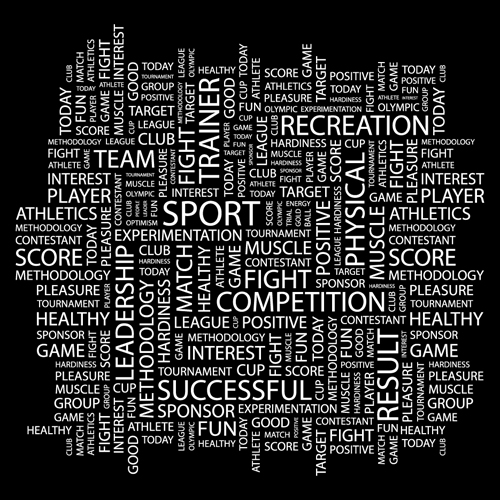
#> input picture TP2/image_test_2/text.jpg, 500 x 500 px, found by its file name
$ jupyter execute --allow-errors TP2.ipynb
#> lines starting #> are read from the running program, lines starting #| are printed output that depends on the picture
# AI Lab Parctical 2: Basic Image Transformation

## Introduction to Image Transformation

Let $r = f(x,y)$ denote the original intensity function of a digital image at spatial coordinates $(x, y)$, where each intensity value ranges between 0 and 225. In this section we will introduce the pixel transformation (point process) following the operator T which applied to $f(x, y)$ to generate a new image intensity $s = g(x, y)$ was expressed as:

$g(x, y) = T[f(x, y)]$ or $s = T[r]$

Let discuss several basic operators of transformation T or some technique should be applied to improve the quality of the original image.

## 1. Image Negatives

The negative of an image with intensity levels in the range $[0, 255]$ is obtained by using the negative transformation function shown:

$s = T[r] = 255-r$

This type of processing is used for example, in enhancing white or gray detail embedded in dark regions of an image, especially when the black areas are dominant in size.

**Question 1**: Create a variable named `im_1` to store the image `text_jpg` located in the folder `image_test_2` using the function `cv2.imread()`. Convert the original image to grayscale using the function `cv2.cvtColor()` to prepare it for processing.

[cell 1]
import cv2
import matplotlib.pyplot as plt

[cell 2]
im_1 = cv2.imread("/Users/somchannreaksmey/Documents/I4-AMS-B/Artificial-Intelligence/TP2/image_test_2/text.jpg")
#> im_1 is the input picture: shape (500, 500, 3); min 0, max 255, mean 41.2
im_1 = cv2.cvtColor(im_1, cv2.COLOR_BGR2GRAY)
#> im_1: shape (500, 500)

**Question 2:** Define a function named `im_negative()` in Python to perform the negative transformation operation. Use this function to generate a new image with inverted intensity values from `im_1`, and store the result in a variable named `im_1_neg`

[cell 3]
def im_negative(r):
    return 255 - r
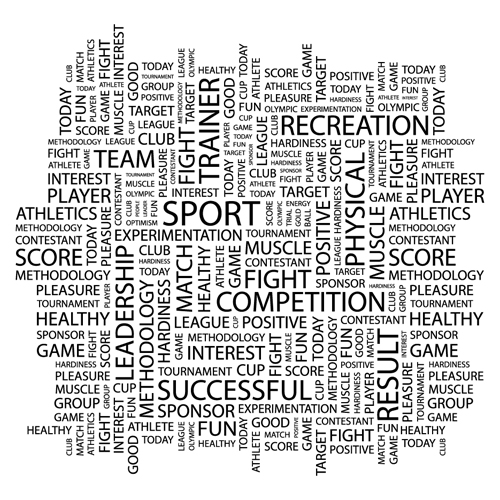
#> returned value: shape (500, 500); min 0, max 255, mean 213.8

im_1_neg = im_negative(im_1)

**Question 3:** Display both the original grayscale image and its negative-transformed image using a subplot layout of 1x2 (1 row and 2 columns). Label the subplots appropriately as `Original` and `Negative Transform`, as illustrated in the figure above.

[cell 4]
plt.figure(figsize=(12, 4))

plt.subplot(1, 2, 1)
plt.imshow(im_1, cmap='gray')
plt.title("Original")

plt.subplot(1, 2, 2)
plt.imshow(im_1_neg, cmap='gray')
plt.title('Negative Transformation')
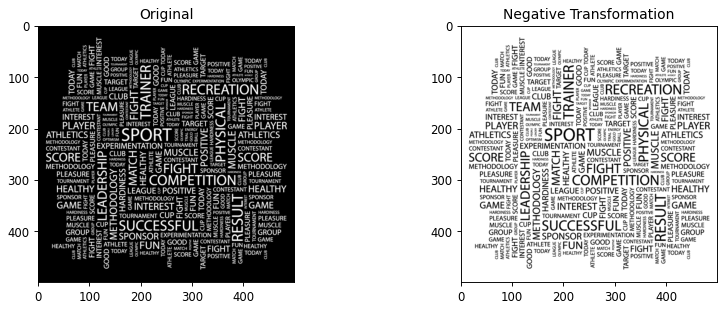
#> figure drawn by matplotlib, 2 panels

## 2. Log Transformations

The General form of the log transformation as express in the function:

$s = T[r] = c\log(1+r)$

We use a transformation of this type to expand the values of dark pixels in an image, while compressing the higher-level values. The objective aim to enhance the contrast of an image using the logarithmic transformation. To do so, consider the constant `c` and explore its effect by varying its value within the range $[0, +\infty)$. Use the image named `MRI.png`, located in the folder `image_test_2`, which represents a magnetic resonance image (MRI) of the human upper thoracic spine with a fracture dislocation.

Since certain regions of the image appear dark, apply the logarithmic intensity tranformation with different `c` values to observe the resulting contrast enhancement. After processing, record your observations and provide remarks on how the transformation affecrs the visual quality of the image.

[cell 5]
import numpy as np

[cell 6]
im_mri = cv2.imread("/Users/somchannreaksmey/Documents/I4-AMS-B/Artificial-Intelligence/TP2/image_test_2/MRI.png", cv2.IMREAD_GRAYSCALE)
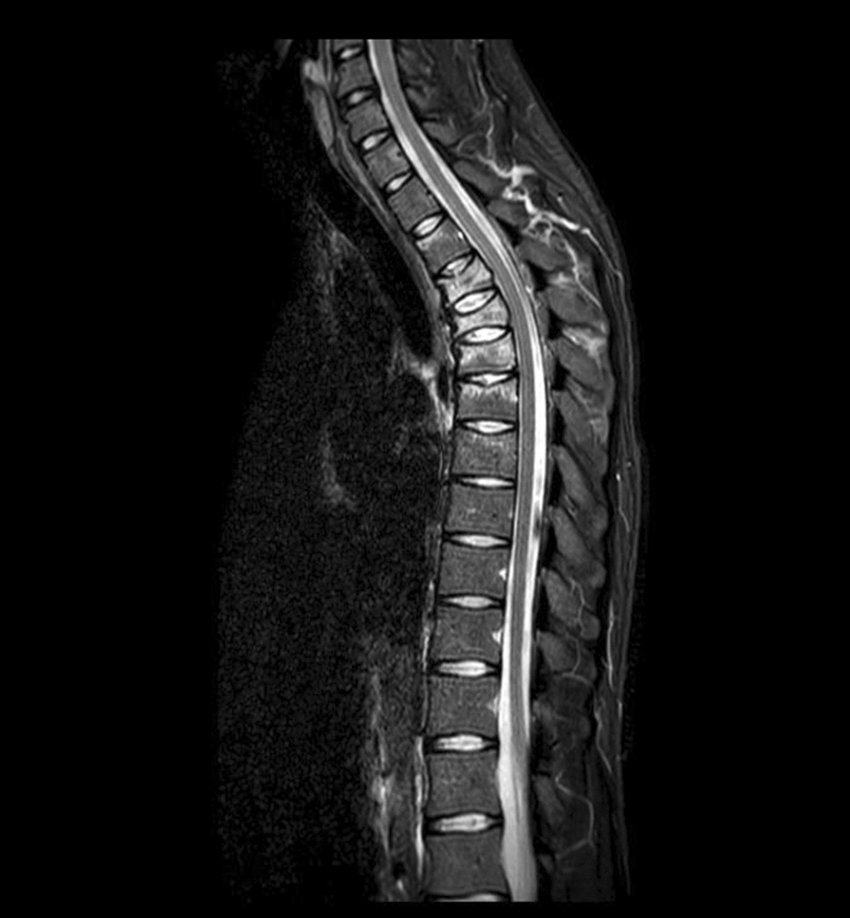
#> input picture TP2/image_test_2/MRI.png, 850 x 918 px, found by its file name
#> im_mri is the input picture: shape (918, 850); min 0, max 255, mean 21.4

[cell 7]
def log_transform(im, c):
#> called with c = 1
    im_float = im.astype(float)
    im_log = c * np.log1p(im_float)
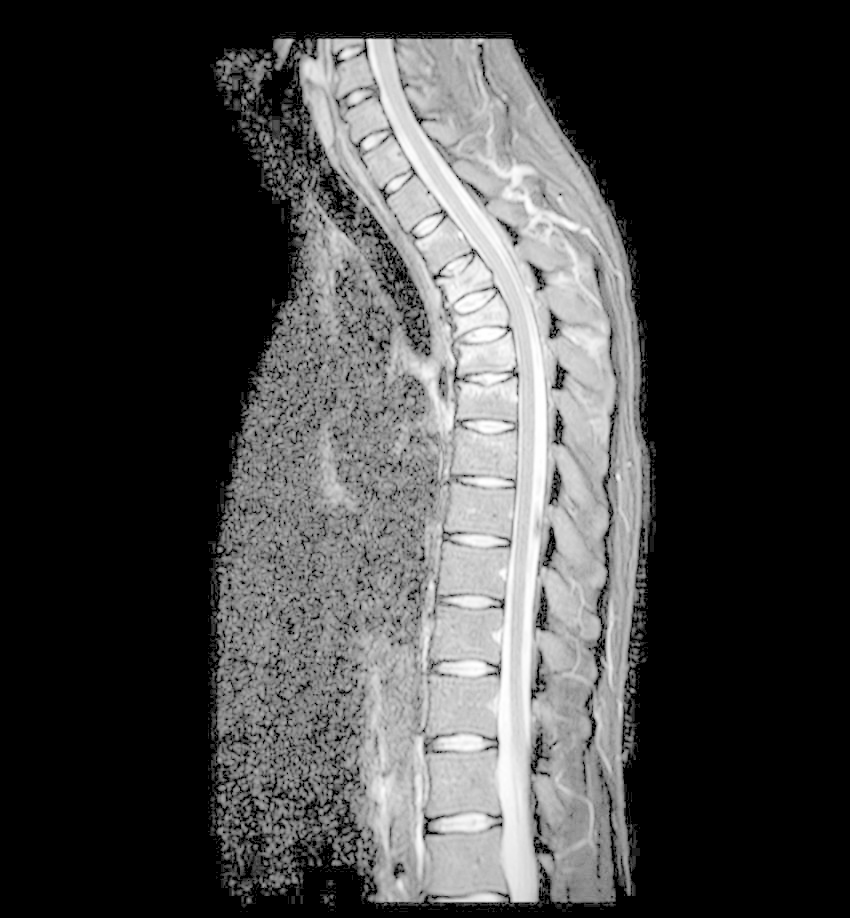
#> im_log: shape (918, 850) float64; min 0, max 5.55, mean 1.44; drawn with min black and max white

    im_log = np.uint8(255 * im_log/np.max(im_log))
    return im_log

[cell 8]
c = 1
im_mri_log = log_transform(im_mri, c)

[cell 9]
plt.figure(figsize=(12, 4))

plt.subplot(1, 2, 1)
plt.imshow(im_mri, cmap='gray')
plt.title("Original")

plt.subplot(1, 2, 2)
plt.imshow(im_mri_log, cmap='gray')
plt.title('Log Transformation')

## 3. Power-Law (Gamma) Transformations

Given that a gamma function or power-law transformation in form:

$s = T[r] = cr^\gamma$

This transformation is widely used in image enhancement to adjust the overall brightness and contrast of an image through the manipulation of intensity levels. The parameter 𝛾 (gamma) controls the degree of enhancement. In this section we will explore the different 𝛾 values given that:
* $\gamma<1$: Enhances brightness by expanding the intensity levels of dark pixels, making darker regions appear lighter.
* $\gamma=1$: Produces a linear transformation, meaning the output image is identical to the input (no change in contrast or brightness).
* $\gamma>1$: Enhances contrast in bright regions by compressing dark pixels and emphasizing brighter areas, making the image appear darker overall but with improved contrast in light regions.

Let working on analyze an aerial image, which refers to an image captured from an airborne platform such as an aircraft or drone. The image named `aerial.png`, is located in the folder `image_test_2`.

The aerial image exhibits certain visual characteristics, particularly low brightness and a slightly blurred appearance. The objective of this exercise is to apply the gamma transformation technique to enhance the image quality by adjusting its brightness and contrast levels. Through this experiment, we aim to observe how different gamma 𝛾 values influence the visual properties of the aerial image and to determine the optimal transformation for improved visibility and clarity.

[cell 10]
im_aerial = cv2.imread("/Users/somchannreaksmey/Documents/I4-AMS-B/Artificial-Intelligence/TP2/image_test_2/aerial.png", cv2.IMREAD_GRAYSCALE)
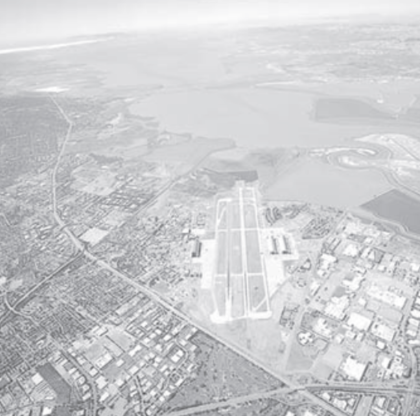
#> input picture TP2/image_test_2/aerial.png, 420 x 416 px, found by its file name
#> im_aerial: shape (416, 420); min 92, max 255, mean 204.8

[cell 11]
def gamma_transform(im, c, gamma):
#> called with c = 100, gamma = 5
    im_float = im.astype(float)/255
#> im_float: shape (416, 420) float64
    im_gamma = c * np.power(im_float, gamma)
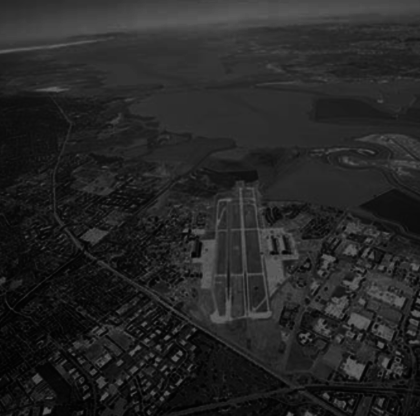
#> im_gamma: shape (416, 420) float64; min 0.611, max 100, mean 38
    im_gamma = np.uint8(255*im_gamma/np.max(im_gamma))
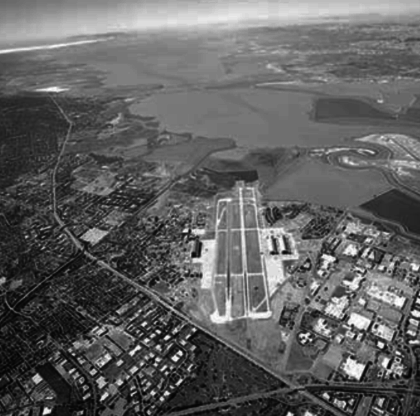
#> im_gamma: shape (416, 420); min 1, max 255, mean 96.5
    return im_gamma

[cell 12]
c = 100
gamma = 5

im_aerial_gamma = gamma_transform(im_aerial, c, gamma)

[cell 13]
plt.figure(figsize=(12, 4))

plt.subplot(1, 2, 1)
plt.imshow(im_aerial, cmap='gray')
plt.title("Original")

plt.subplot(1, 2, 2)
plt.imshow(im_aerial_gamma, cmap='gray')
plt.title('Gamma Transformation')

## 4. Histogram Processing

The histogram provides basic global measures that describe the overall appearance of an image. Consider four images from the folder `image_test_2` namely `low.png`, `high.png`, `light.png`, and `dark.png` which represent low-contrast, high-contrast, bright, and dark images, respectively.

**Question 1:** Image Distribution

(1.1) Load each image following name’s variable [`low`, `high`, `bright`, `dark`] with OpenCV packages then convert into grayscale with function `cv2.cvtColor()`.

[cell 14]
low = cv2.imread("/Users/somchannreaksmey/Documents/I4-AMS-B/Artificial-Intelligence/TP2/image_test_2/low.png")
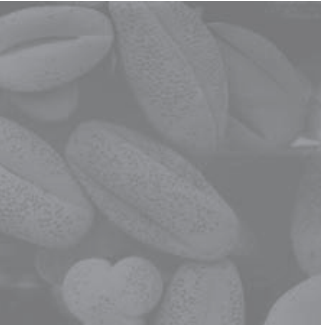
#> input picture TP2/image_test_2/low.png, 321 x 325 px, found by its file name
#> low is the input picture: shape (325, 321, 3); mean B, G, R 138, 135.2, 134.2
low = cv2.cvtColor(low, cv2.COLOR_BGR2GRAY)
#> low: shape (325, 321)

high = cv2.imread("/Users/somchannreaksmey/Documents/I4-AMS-B/Artificial-Intelligence/TP2/image_test_2/high.png")
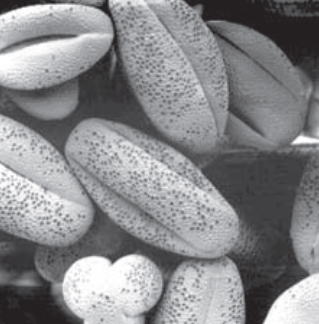
#> input picture TP2/image_test_2/high.png, 319 x 324 px, found by its file name
#> high is the input picture: shape (324, 319, 3); mean B, G, R 138.3, 136, 135.8
high = cv2.cvtColor(high, cv2.COLOR_BGR2GRAY)
#> high: shape (324, 319)

bright = cv2.imread("/Users/somchannreaksmey/Documents/I4-AMS-B/Artificial-Intelligence/TP2/image_test_2/bright.png")
#> (the rest of this cell did not finish here and is left out)
